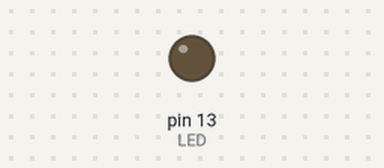
The sketch below on a simulated Arduino Uno, built with avr-gcc and run on an emulated ATmega328P. On the bench: output pins drawn as LEDs (lit = HIGH).

Above: at 0.05 s.
Timing chart, 0 to 3.0 s (numbered marks = the images above):
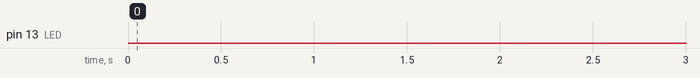

The sketch:

Relay_Stress_test.ino
```cpp
/* Relay ******************************************************************/
#include "Relay.h"
#define NUM_RELAYS 3
#define RELAY1 22
Relay relays[NUM_RELAYS];

#define LED 13

#define TIME 62
unsigned long t_actual, t_start;
unsigned long t_duration = 2; // minutes

/* Serial *****************************************************************/
boolean bSendSerial = false;

// SETUP ///////////////////////////////////////////////////////////////////
void setup()
{
  if( bSendSerial)
    Serial.begin( 9600 );

  /* relay ****************************************************************/
  int i;
  for(i=0; i<NUM_RELAYS; i++)
    relays[i].init( RELAY1+i, 2000 );

  t_start = millis();
  t_duration = t_duration * 60 * 1000;
  pinMode( LED, OUTPUT );
  digitalWrite( LED, LOW );
}


// LOOP ////////////////////////////////////////////////////////////////////
void loop()
{
  t_actual = millis();
  if( bSendSerial)
    Serial.print(t_duration); Serial.print(", "); Serial.println(t_actual);
  if(t_actual - t_start < t_duration)
  {
    int i;
    for(i=0; i<NUM_RELAYS; i++)
      relays[i].turnOn();
    delay( TIME );
    for(i=0; i<NUM_RELAYS; i++)
      relays[i].turnOff();
    delay( TIME );
  }
  else
  {
    digitalWrite( LED, HIGH );
    delay( TIME );
    digitalWrite( LED, LOW );
    delay( TIME );
  }
}
```

Relay.cpp
```cpp
#include "Relay.h"

void Relay::init( int _pin, int _duration )
{
  pin = _pin;
  t_duration_relay = _duration;
  bStatus = false;
  pinMode( pin , OUTPUT);
  t_start_relay = millis();
  digitalWrite( pin , bStatus );

}

void Relay::update()
{
  // RELAY switch off logic
  // Is the RELAY on? If so, for how long it's been working?
  // Has the predefined working time of the RELAY already passed?
  // If so, then turn it OFF!
  if( bStatus && ((millis()-t_start_relay) > t_duration_relay) )
  {
    bStatus = false;
    digitalWrite( pin, bStatus);
    //Serial.print("\tRelay: "); Serial.println( bStatus );
  }
}


void Relay::turnOn()
{
  bStatus = true;
  t_start_relay = millis();
  digitalWrite( pin , bStatus );
  //Serial.print("\tRelay: "); Serial.println( bStatus );
}

void Relay::turnOff()
{
  bStatus = false;
  //t_start_relay = millis();
  digitalWrite( pin , bStatus );
  //Serial.print("\tRelay: "); Serial.println( bStatus );
}
```

Relay.h
```cpp
#include "Arduino.h"

class Relay
{
  private:
    int pin;
    boolean bStatus;
    unsigned long t_start_relay;
    unsigned int t_duration_relay;

  public:

  Relay() {}
  void init(int pin, int duration);
  boolean getStatus() { return bStatus; }
  void turnOn();
  void turnOff();
  void update();
};
```
